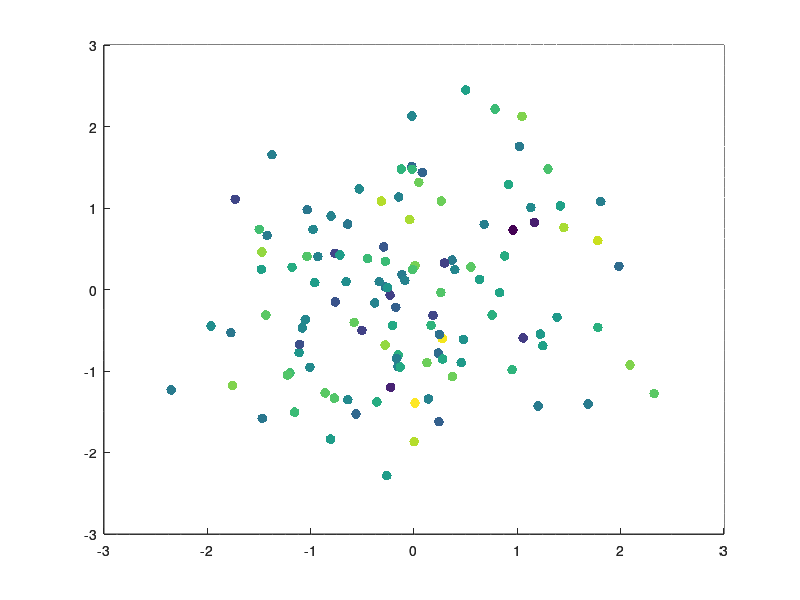

The MATLAB source for this figure: (Note: this script raises an error after producing the figure.)
close all
clear all
clc

%% http://www.mathworks.com/matlabcentral/answers/194554-how-can-i-use-and-display-two-different-colormaps-on-the-same-figure
%% Create two axes
ax1 = axes;
[x,y,z] = peaks;
surf(ax1,x,y,z)
view(2)
ax2 = axes;
scatter(ax2,randn(1,120),randn(1,120),50,randn(1,120),'filled')
%% Link them together
linkaxes([ax1,ax2])
%% Hide the top axes
ax2.Visible = 'off';
ax2.XTick = [];
ax2.YTick = [];
%% Give each one its own colormap
colormap(ax1,'hot')
colormap(ax2,'cool')
%% Then add colorbars and get everything lined up
set([ax1,ax2],'Position',[.17 .11 .685 .815]);
cb1 = colorbar(ax1,'Position',[.05 .11 .0675 .815]);
cb2 = colorbar(ax2,'Position',[.88 .11 .0675 .815]);